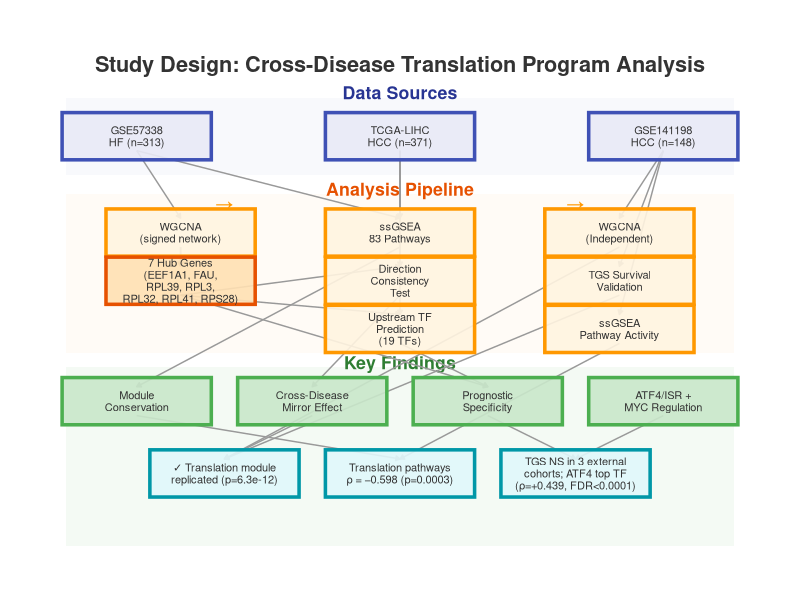

This chart was generated by the following R code:
# =============================================================================
# 生成 Figure 1: 研究设计流程图 (Graphical Abstract)
# =============================================================================

library(ggplot2)
library(dplyr)
library(grid)

PROJ_DIR <- "D:/R_projects/revision_analysis"

# ── 定义流程图的节点和边 ─────────────────────────────────────────────────────

# 三层结构：Data → Analysis → Findings
nodes <- data.frame(
  id = 1:18,
  x = c(
    # Row 1: Data sources
    1, 4, 7,
    # Row 2: Analysis - HF track
    1.5, 1.5,
    # Row 2: Analysis - Cross-disease
    4, 4, 4,
    # Row 2: Analysis - HCC track
    6.5, 6.5, 6.5,
    # Row 3: Key findings
    1, 3, 5, 7,
    2, 4, 6
  ),
  y = c(
    # Row 1: Data sources
    10, 10, 10,
    # Row 2: Analysis - HF
    8, 7,
    # Row 2: Analysis - Cross
    8, 7, 6,
    # Row 2: Analysis - HCC
    8, 7, 6,
    # Row 3: Findings
    4.5, 4.5, 4.5, 4.5,
    3, 3, 3
  ),
  label = c(
    "GSE57338\nHF (n=313)", "TCGA-LIHC\nHCC (n=371)", "GSE141198\nHCC (n=148)",
    "WGCNA\n(signed network)", "7 Hub Genes\n(EEF1A1, FAU,\nRPL39, RPL3,\nRPL32, RPL41, RPS28)",
    "ssGSEA\n83 Pathways", "Direction\nConsistency\nTest", "Upstream TF\nPrediction\n(19 TFs)",
    "WGCNA\n(Independent)", "TGS Survival\nValidation", "ssGSEA\nPathway Activity",
    "Module\nConservation",
    "Cross-Disease\nMirror Effect",
    "Prognostic\nSpecificity",
    "ATF4/ISR +\nMYC Regulation",
    "✓ Translation module\nreplicated (p=6.3e-12)",
    "Translation pathways\nρ = −0.598 (p=0.0003)",
    "TGS NS in 3 external\ncohorts; ATF4 top TF\n(ρ=+0.439, FDR<0.0001)"
  ),
  type = c("data", "data", "data",
           "analysis", "output",
           "analysis", "analysis", "analysis",
           "analysis", "analysis", "analysis",
           "finding", "finding", "finding", "finding",
           "conclusion", "conclusion", "conclusion"),
  stringsAsFactors = FALSE
)

# 颜色映射
fill_colors <- c(
  data = "#E8EAF6",
  analysis = "#FFF3E0",
  output = "#FFE0B2",
  finding = "#C8E6C9",
  conclusion = "#E0F7FA"
)

nodes$fill <- fill_colors[nodes$type]
nodes$border <- c(
  data = "#3F51B5", analysis = "#FF9800", output = "#E65100",
  finding = "#4CAF50", conclusion = "#0097A7"
)[nodes$type]

# ── 边（箭头） ───────────────────────────────────────────────────────────────
edges <- data.frame(
  from = c(1, 1, 2, 2, 2, 3, 3, 3,
           4, 4, 6, 7, 8, 9, 10, 11,
           5, 5, 5,
           12, 13, 14, 15),
  to   = c(4, 6, 6, 7, 8, 9, 10, 11,
           5, 5, 12, 13, 14, 16, 16, 17,
           7, 8, 14,
           17, 16, 18, 18),
  stringsAsFactors = FALSE
)

# ── 绘图 ─────────────────────────────────────────────────────────────────────

p <- ggplot() +
  # 背景面板标题
  annotate("rect", xmin = 0.2, xmax = 7.8, ymin = 9.2, ymax = 10.8,
           fill = "#E8EAF6", alpha = 0.3, color = NA) +
  annotate("text", x = 4, y = 10.9, label = "Data Sources",
           fontface = "bold", size = 4.5, color = "#283593") +

  annotate("rect", xmin = 0.2, xmax = 7.8, ymin = 5.5, ymax = 8.8,
           fill = "#FFF3E0", alpha = 0.3, color = NA) +
  annotate("text", x = 4, y = 8.9, label = "Analysis Pipeline",
           fontface = "bold", size = 4.5, color = "#E65100") +

  annotate("rect", xmin = 0.2, xmax = 7.8, ymin = 1.5, ymax = 5.2,
           fill = "#C8E6C9", alpha = 0.2, color = NA) +
  annotate("text", x = 4, y = 5.3, label = "Key Findings",
           fontface = "bold", size = 4.5, color = "#2E7D32") +

  # 边（箭头）
  geom_segment(data = edges,
    aes(x = nodes$x[from], y = nodes$y[from] - 0.3,
        xend = nodes$x[to], yend = nodes$y[to] + 0.3),
    arrow = arrow(length = unit(0.12, "cm"), type = "closed"),
    color = "grey60", linewidth = 0.5) +

  # 节点框
  geom_rect(data = nodes,
    aes(xmin = x - 0.85, xmax = x + 0.85,
        ymin = y - 0.49, ymax = y + 0.49),
    fill = nodes$fill, color = nodes$border, linewidth = 1.2, alpha = 0.9) +

  # 节点文本
  geom_text(data = nodes,
    aes(x = x, y = y, label = label),
    size = 2.8, lineheight = 0.9, color = "grey20") +

  # 关键连接标注
  annotate("text", x = 2.0, y = 8.6, label = "→",
           size = 5, color = "#FF9800", fontface = "bold") +
  annotate("text", x = 6.0, y = 8.6, label = "→",
           size = 5, color = "#FF9800", fontface = "bold") +

  # 标题
  annotate("text", x = 4, y = 11.5,
           label = "Study Design: Cross-Disease Translation Program Analysis",
           fontface = "bold", size = 5.5, color = "grey20") +

  coord_cartesian(xlim = c(0, 8), ylim = c(1.2, 12)) +
  theme_void() +
  theme(plot.margin = margin(10, 10, 10, 10))

ggsave(file.path(PROJ_DIR, "figures", "Figure1_Study_Design.png"),
       p, width = 14, height = 11, dpi = 300)
message("Figure 1 (Study Design) saved")
